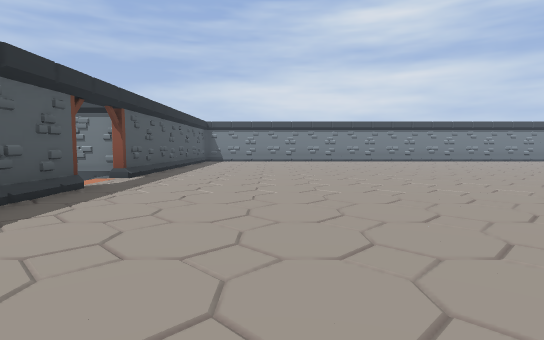
View 1 (above)

24 first-person views from a walk through a 3-D level made in the Godot game engine. The camera is 1.4 m above the floor, tilts 4° down and sees 80° across. The floor is counted in squares, 2 m on a side. Each view is taken from the middle of a square. On the plan, view 1 faces up. The plan holds only what a view shows up to about 10 squares ahead; the rest is blank. Flat picture figures and markers are not drawn. Some surface patterns are stand-ins.

View 2
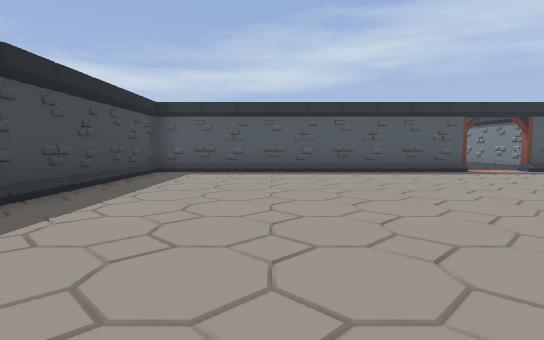

View 3
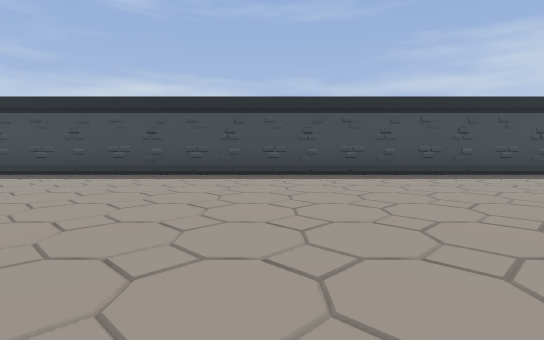

View 4
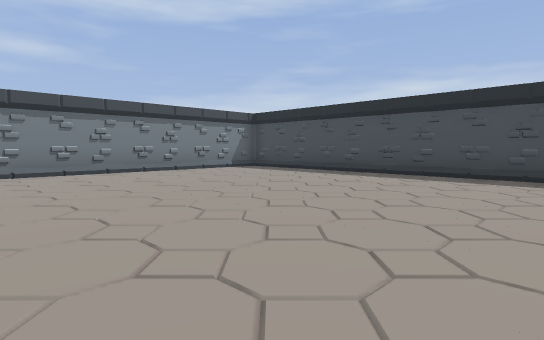

View 5
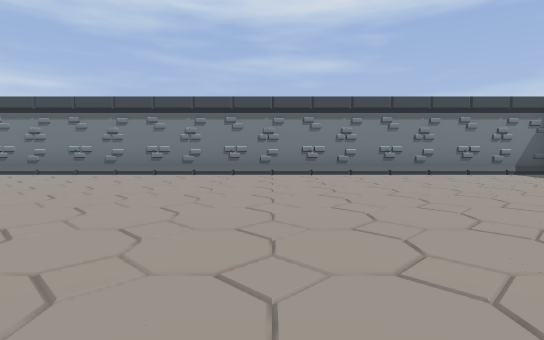

View 6
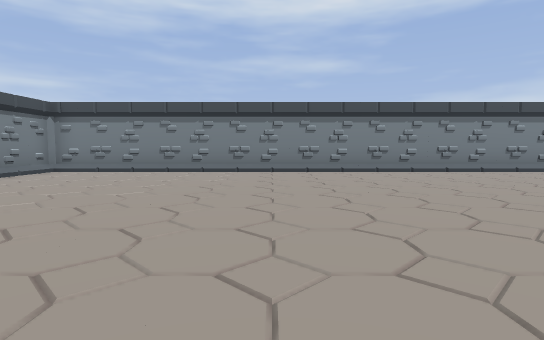

View 7
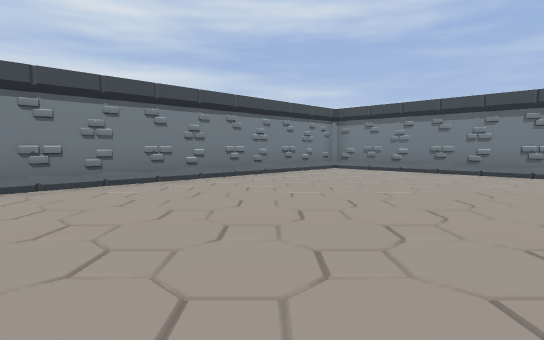

View 8
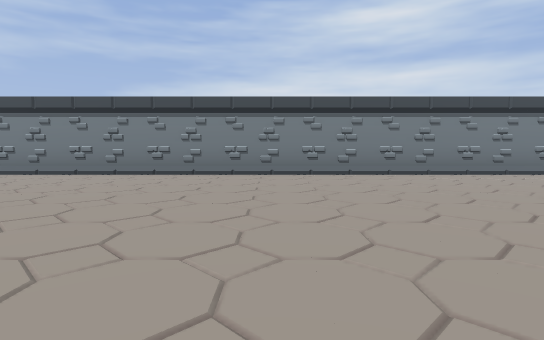

View 9
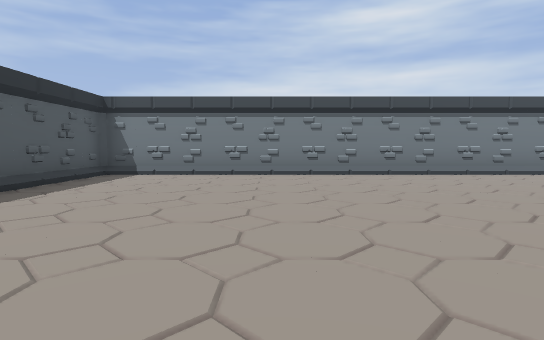

View 10
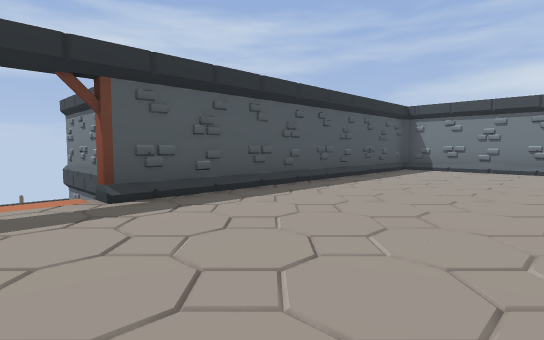

View 11
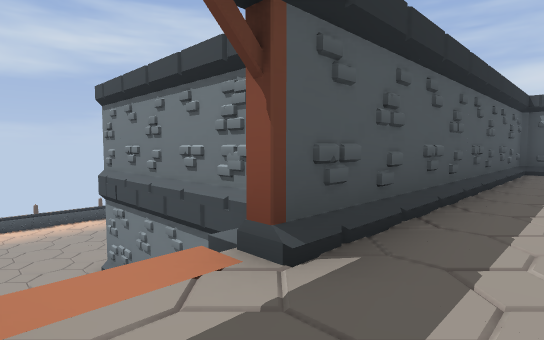

View 12
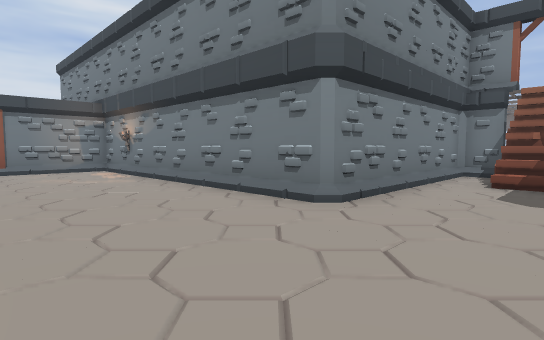

View 13
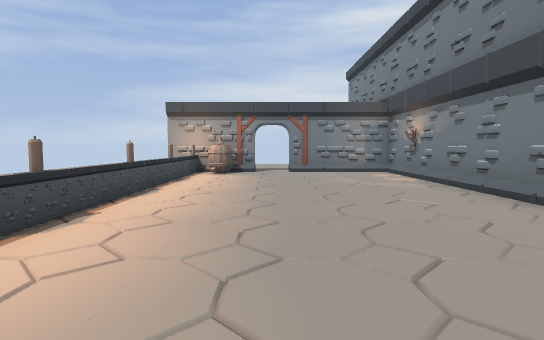

View 14
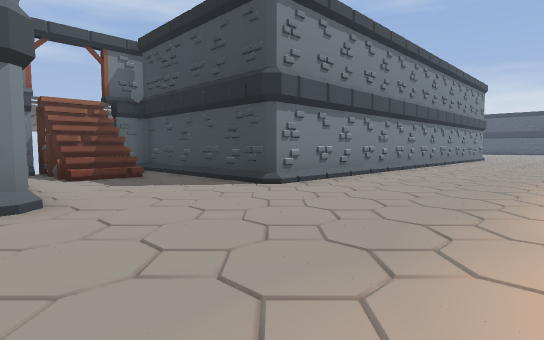

View 15
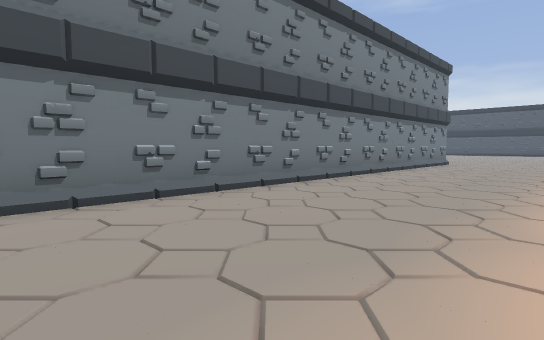

View 16
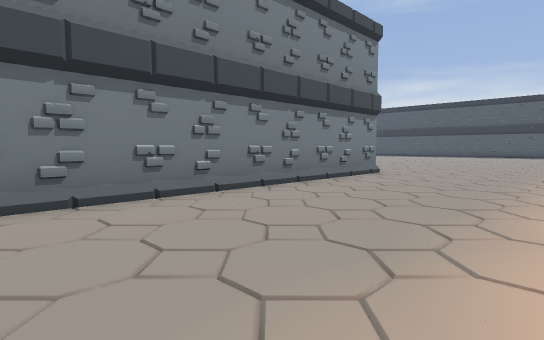

View 17
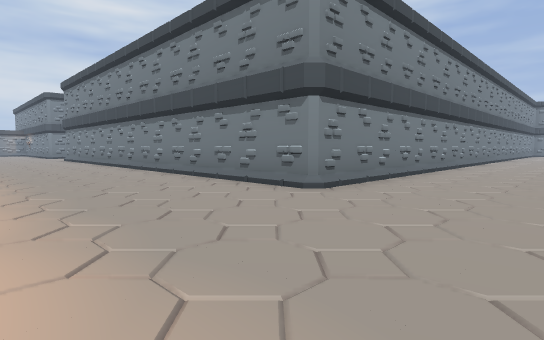

View 18
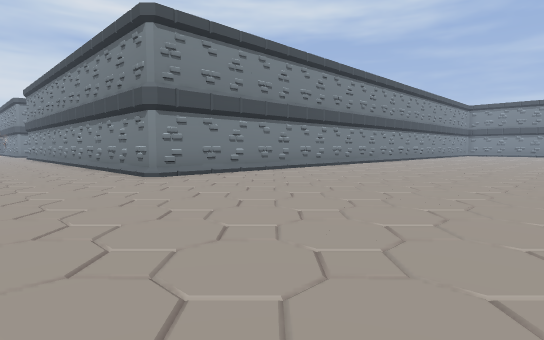

View 19
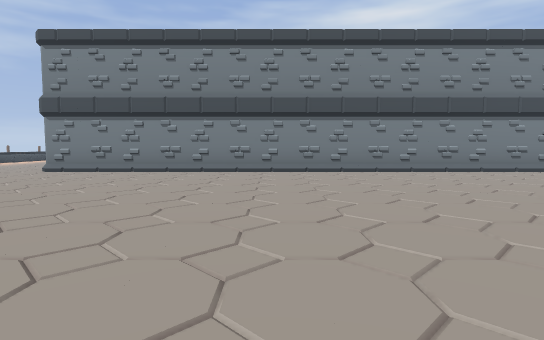

View 20
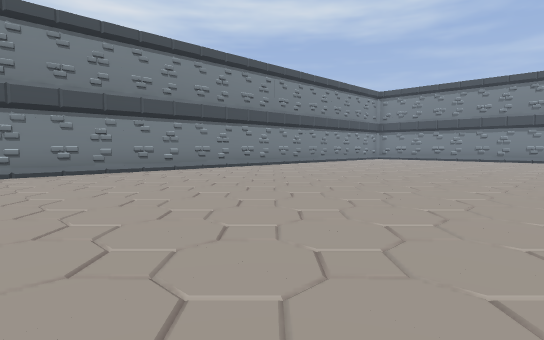

View 21
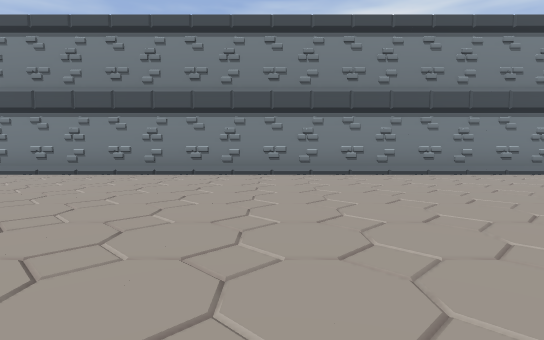

View 22
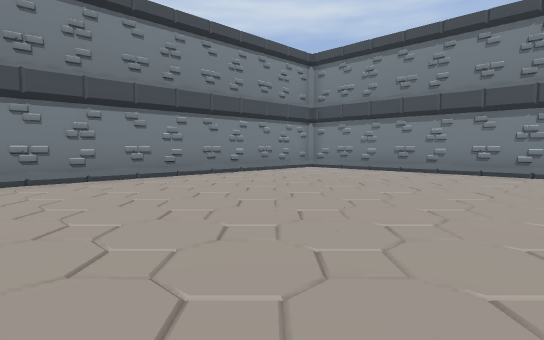

View 23
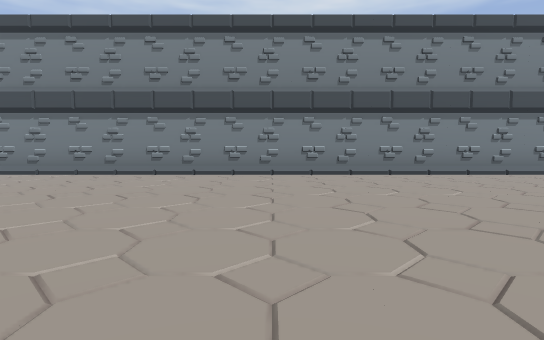

View 24
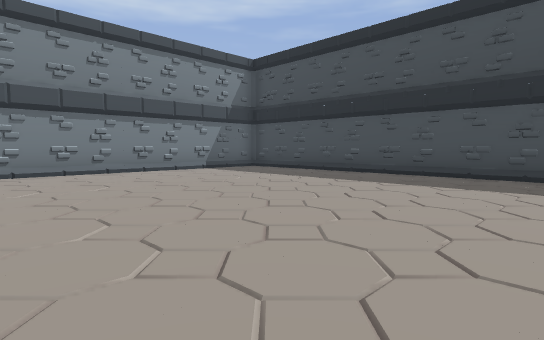

### Floor plan
Key: @ floor where view 1 was taken; # wall or solid block; . main floor; : floor 4 m higher than the main floor; / step, stairs or slope; B barrel; C candle; O other object.
Columns run from 16 left of view 1 to 19 right of it. Each row starts with its distance up from view 1.
 17    .####    ########################
 16 #OB....#    #//////////////////////#
 15  ......#    #/::::::::::::::::::::/#
 14  O..../#    #/::::::::::::::::::::/#
 13  ...../#    #/::::::::::::::::::::/#
 12  O..../#    #/::::::::::::::::::::/#
 11  ...../#    #/::::::::::::::::::::/#
 10  C..../#    #/::::::::::::::::::::/#
  9  ...../######/::::::::::: ::::::::/#
  8   ...../////#/::::::::::   :::::::/#
  7   ........///::::::::::     ::::::/#
  6   ........///:::::::::      ::::::/#
  5   ...../////#/:::::::  : :::::::::/#
  4   ..../######/::::::: ::::::::::::/#
  3   ..../#    #/::::::::::::::::::::/#
  2   ..../#    #/::::::::::::::::::::/#
  1   ..../#    #/::::::::::::::::::::/#
  0   ..../#    #/::@:::::::::::::::::/#
 -1   ..../#    #/::::::::::::::::::::/#
 -2   ..../#    #/::::::::::::::::::::/#
 -3   ..../#    #///////////////////  /#
 -4   ..../#    ####################
 -5   ..../#
 -6   ..../#
 -7   ..../#
 -8   ..../#
 -9    .../#
-10   ..../#
-11   ..../########################
-12   .....////////////////////////
-13   ............................../#
-14   ............................../#
-15   ............................../#
-16    ............................./#
-17    ............................./#
-18    ............................./#
-19    ......  ...................../#
-20             ..................../#
-21              .......   ........./#
-22                        ........./#
-23                        ........./#
-24                        ........./#
-25                        ........./#
-26                        ........./#
-27                         ......../#
-28                         .......
-29                         //////
-30                         ######

Positions as (right, up) in squares from view 1, and headings:
1: (0, 0), facing up
2: (6, 0), facing left
3: (7, 5), facing down
4: (9, 5), facing down-right
5: (10, 4), facing right
6: (9, 10), facing right
7: (9, 10), facing up-right
8: (7, 8), facing up
9: (1, 8), facing up
10: (1, 6), facing up-left
11: (-2, 6), facing up-left
12: (-13, 6), facing up-right
13: (-13, 7), facing up
14: (-14, 9), facing down-right
15: (-14, 3), facing down-right
16: (-14, -3), facing down-right
17: (-14, -15), facing up-right
18: (-13, -19), facing up-right
19: (-3, -21), facing up
20: (-2, -21), facing up-right
21: (6, -20), facing up
22: (7, -19), facing up-right
23: (8, -20), facing right
24: (7, -21), facing down-right
